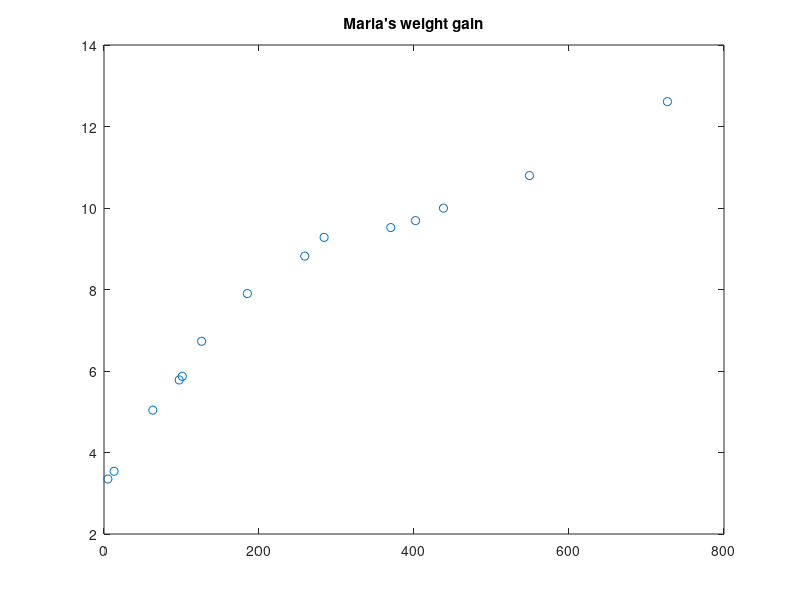
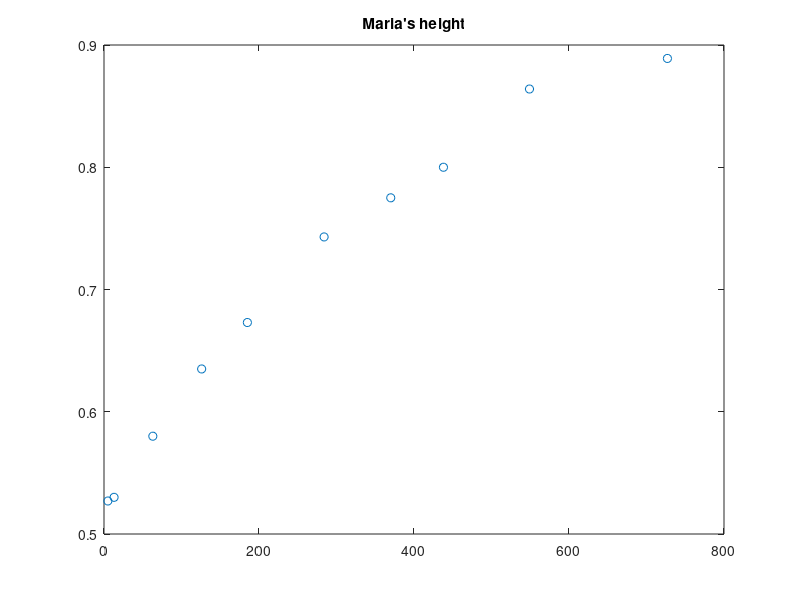
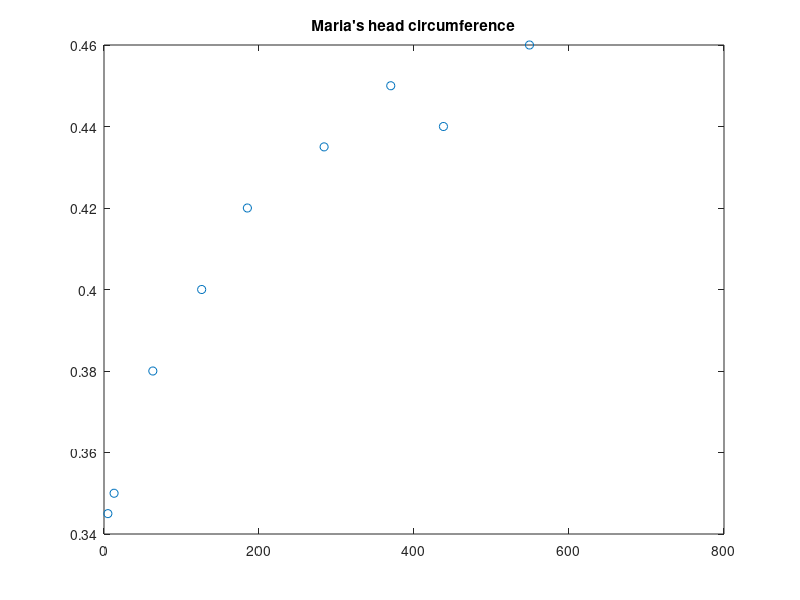
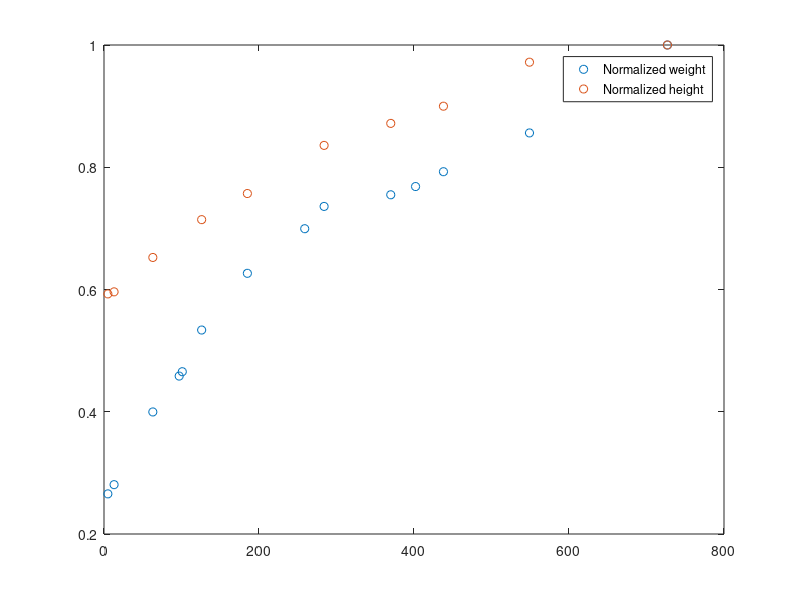

Source code (MATLAB) for these figures, in order:
%% initialize variables
%data has to be added manually
birthday = datenum('13-Jun-2014');
measurement_dates = {'15-Aug-2014','26-Jun-2014','18-Jun-2014','18-Sep-2014','22-Sep-2014','17-Oct-2014'...
    '15-Dec-2014','27-Feb-2015','24-Mar-2015','18-Jun-2015','20-Jul-2015','25-Aug-2015','14-Dec-2015','9-Jun-2016'};
measurement_weight = [5.04, 3.54, 3.35, 5.78, 5.87, 6.73, 7.90, 8.82, 9.28, 9.52, 9.69,9.996,10.796,12.61]; %in kg
measurement_height = [0.58, 0.53, 0.527, NaN, NaN, 0.635, 0.673, NaN, 0.743, 0.775, NaN,0.80,0.864,0.889]; %in m
measurement_head_circ = [0.38, 0.35, 0.345, NaN, NaN, 0.40, 0.42, NaN, 0.435, 0.45, NaN,0.44,0.46, NaN]; %in m %head circumference

today = datenum(date);
days_old = datenum(measurement_dates)-birthday;


%% plot the measurements 
close all;
h_fig_w = figure;
h_weight = plot(days_old, measurement_weight, 'o');
title('Maria''s weight gain');

h_fig_h = figure;
h_height = plot(days_old, measurement_height, 'o');
title('Maria''s height');

h_fig_head = figure;
h_head = plot(days_old, measurement_head_circ, 'o');
title('Maria''s head circumference');


%%
h_fig = figure;
normalized_w = measurement_weight / max(measurement_weight);
normalized_h = measurement_height / max(measurement_height);
h_plot_n = plot(days_old, normalized_w, 'o', days_old, normalized_h,'o');
legend('Normalized weight','Normalized height');

